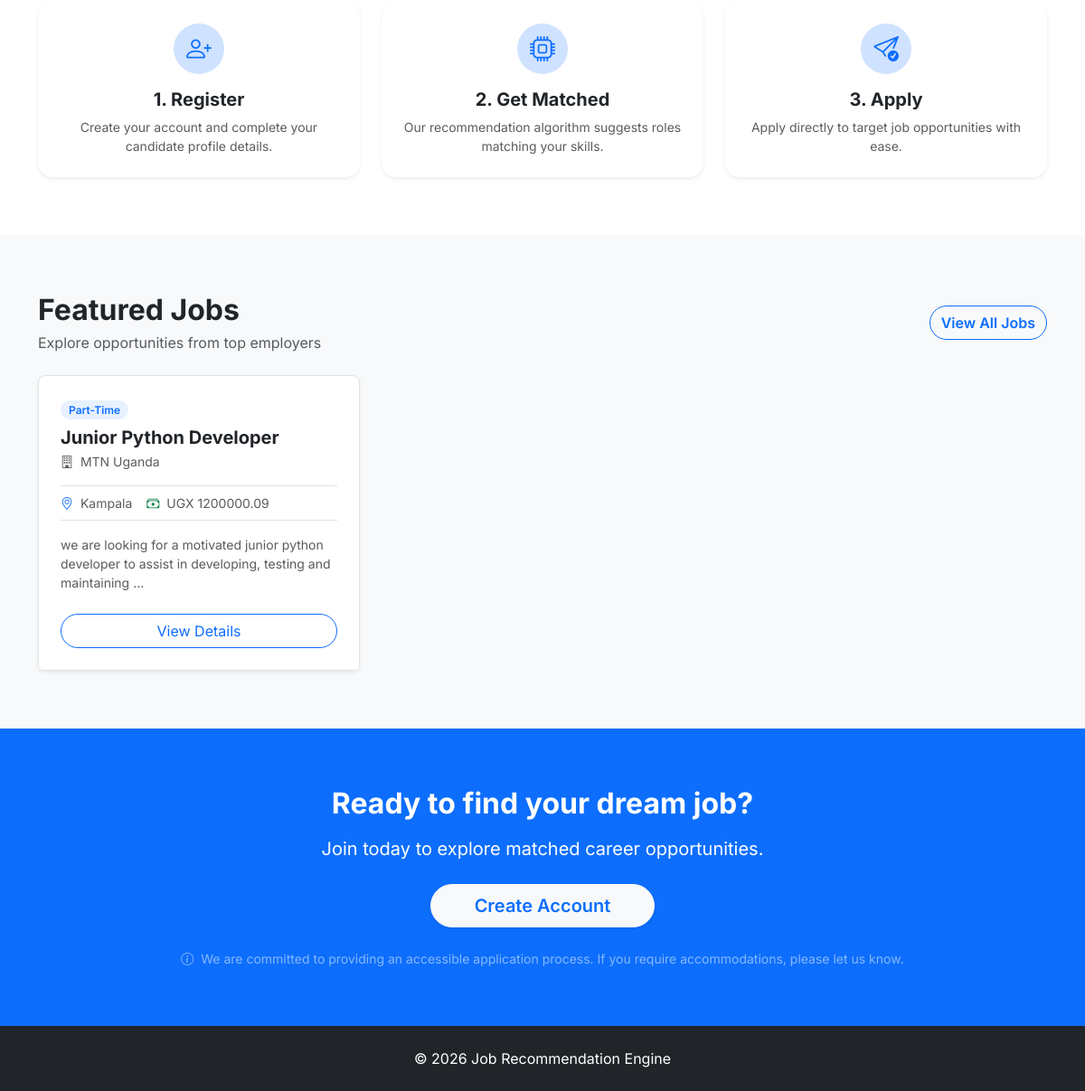
The app's page / (lower part), older data.
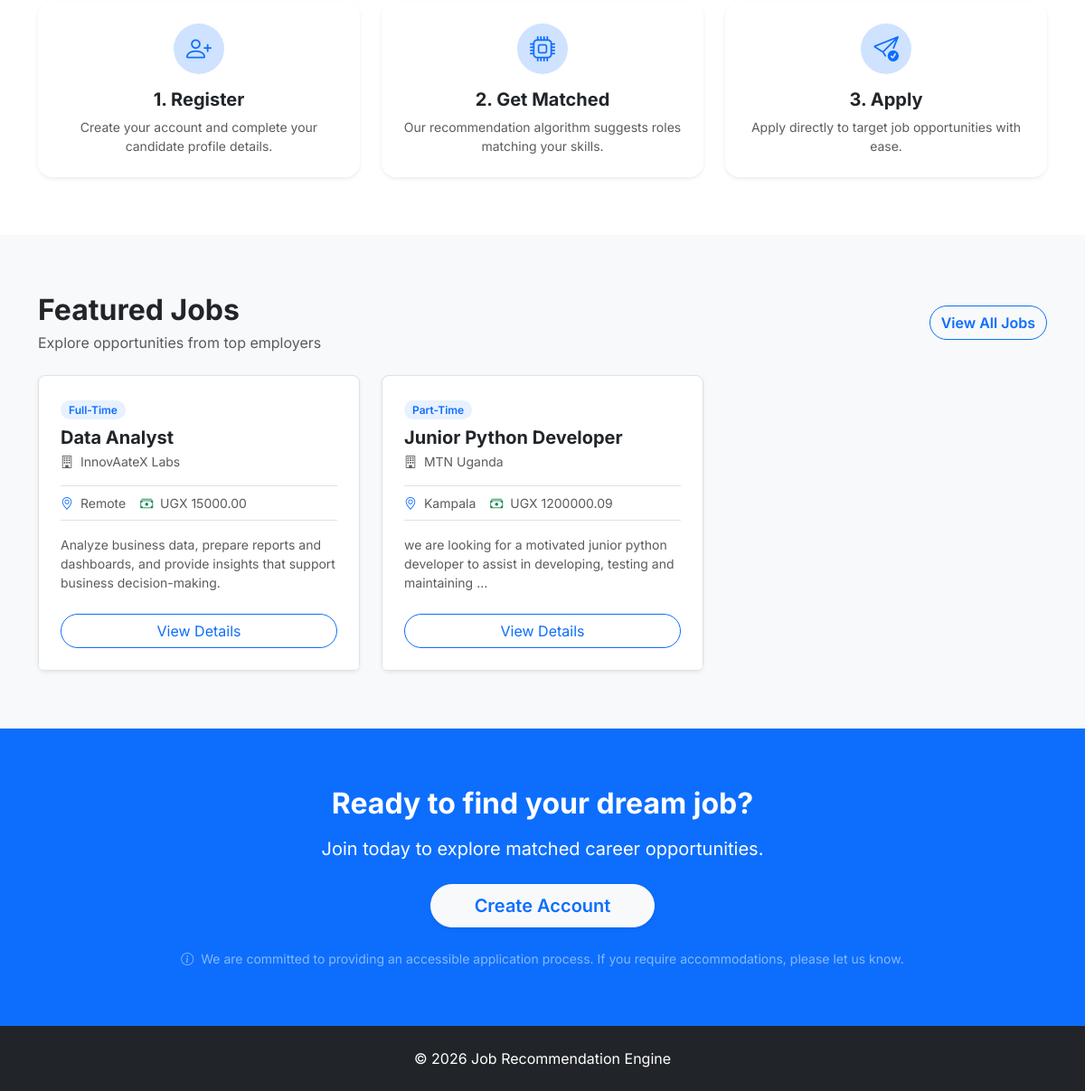
The same page, newer data.
### recommender/models.py (models this page shows, shortened)
class Job(models.Model):
    JOB_TYPES = [
        ("Full-Time", "Full-Time"),
        ("Part-Time", "Part-Time"),
        ("Internship", "Internship"),
        ("Contract", "Contract"),
        ("Remote", "Remote"),
    ]
    title = models.CharField(max_length=200)
    company = models.ForeignKey(
        Company,
        on_delete=models.CASCADE,
        related_name="jobs"
    )
    posted_by = models.ForeignKey(
        User,
        on_delete=models.CASCADE,
        related_name="posted_jobs",
        null=True,
        blank=True,
    )
    category = models.ForeignKey(
        JobCategory,
        on_delete=models.CASCADE,
        related_name="jobs"
    )
    description = models.TextField()
    requirements = models.TextField()
    required_skills = models.TextField(
        help_text="Separate skills using commas"
    )
    location = models.CharField(max_length=100)
    salary = models.DecimalField(
        max_digits=10,
        decimal_places=2
    )
    experience_required = models.PositiveIntegerField()
    job_type = models.CharField(
        max_length=20,
        choices=JOB_TYPES
    )
    deadline = models.DateField()
    posted_at = models.DateTimeField(auto_now_add=True)

class Company(models.Model):
    name = models.CharField(max_length=200, unique=True)
    email = models.EmailField(blank=True)
    website = models.URLField(blank=True)
    location = models.CharField(max_length=100)
    description = models.TextField(blank=True)
    logo = models.ImageField(upload_to="company_logos/", blank=True, null=True)

### recommender/views/home.py (the view, shortened to what this page needs)
# urls.py: path("", home, name="home"),
def home(request):
    search_query = request.GET.get("search", "").strip()
    if not request.user.is_authenticated:
        featured_jobs = Job.objects.select_related("company", "category").order_by("-posted_at")
        if search_query:
            featured_jobs = featured_jobs.filter(
                Q(title__icontains=search_query) |
                Q(company__name__icontains=search_query) |
                Q(description__icontains=search_query)
            )
        featured_jobs = featured_jobs[:6]
        total_jobs = Job.objects.count()
        total_companies = Company.objects.count()
        categories = JobCategory.objects.all()[:6]
        return render(
            request,
            "welcome.html",
            {
                "featured_jobs": featured_jobs,
                "total_jobs": total_jobs,
                "total_companies": total_companies,
                "categories": categories,
                "search_query": search_query,
            },
        )

### recommender/templates/welcome.html (shortened to what the changed rows need)
{% extends "base.html" %}
{% block content %}
<section class="py-5 bg-light" aria-labelledby="featured-jobs-title">
    <div class="container my-3">
        <div class="d-flex justify-content-between align-items-center mb-4 flex-wrap gap-2">
            <div>
                <h2 id="featured-jobs-title" class="fw-bold mb-1">Featured Jobs</h2>
            </div>
        </div>
        <div class="row g-4">
            {% for job in featured_jobs %}
                <div class="col-md-6 col-lg-4">
                    <article class="card card-modern h-100" aria-labelledby="job-title-{{ job.id }}">
                        <div class="card-body p-4">
                            <span class="badge badge-custom badge-primary-soft mb-2">{{ job.job_type }}</span>
                            <h3 id="job-title-{{ job.id }}" class="h5 fw-bold mb-1">{{ job.title }}</h3>
                            <p class="text-muted small mb-3">
                                <i class="bi bi-building me-1" aria-hidden="true"></i> {{ job.company.name }}
                            </p>
                            <div class="d-flex flex-wrap gap-3 small text-muted my-3 py-2 border-top border-bottom">
                                <div><i class="bi bi-geo-alt text-primary me-1" aria-hidden="true"></i> {{ job.location }}</div>
                                <div><i class="bi bi-cash-stack text-success me-1" aria-hidden="true"></i> UGX {{ job.salary }}</div>
                            </div>
                            <p class="card-text text-muted small mb-0">
                                {{ job.description|truncatewords:16 }}
                            </p>
                        </div>
                        <div class="card-footer bg-white border-0 p-4 pt-0">
                            <a href="{% url 'login' %}" class="btn btn-outline-primary w-100 rounded-pill" aria-label="Sign in to view details for {{ job.title }}">
                                View Details
                            </a>
                        </div>
                    </article>
                </div>
            {% empty %}
                <div class="col-12 text-center py-5">
                    <p class="text-muted mb-0">No jobs available matching the search query.</p>
                </div>
            {% endfor %}
        </div>
    </div>
</section>
<section class="py-5 bg-primary text-white text-center" aria-label="Registration Call to Action">
    <div class="container py-3">
        <h2 class="fw-bold mb-3">Ready to find your dream job?</h2>
    </div>
</section>
{% endblock %}

Row changes from the older to the newer data that the page shows:
added Job: job_type "Full-Time", title "Data Analyst", company.name "InnovAateX Labs", location "Remote", salary "15000.00", description "Analyze business data, prepare reports and dashboards, and provide insights that support business decision-making."
